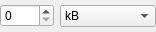
<?xml version="1.0" encoding="UTF-8"?>
<ui version="4.0">
 <class>MemoryEditor</class>
 <widget class="QWidget" name="MemoryEditor">
  <property name="geometry">
   <rect>
    <x>0</x>
    <y>0</y>
    <width>156</width>
    <height>32</height>
   </rect>
  </property>
  <property name="windowTitle">
   <string>Form</string>
  </property>
  <layout class="QHBoxLayout" name="horizontalLayout" stretch="0,1">
   <property name="leftMargin">
    <number>0</number>
   </property>
   <property name="topMargin">
    <number>0</number>
   </property>
   <property name="rightMargin">
    <number>0</number>
   </property>
   <property name="bottomMargin">
    <number>0</number>
   </property>
   <item>
    <widget class="QSpinBox" name="spinner">
     <property name="maximum">
      <number>1000</number>
     </property>
    </widget>
   </item>
   <item>
    <widget class="QComboBox" name="combo">
     <item>
      <property name="text">
       <string>kB</string>
      </property>
     </item>
     <item>
      <property name="text">
       <string>MB</string>
      </property>
     </item>
     <item>
      <property name="text">
       <string>GB</string>
      </property>
     </item>
     <item>
      <property name="text">
       <string>TB</string>
      </property>
     </item>
    </widget>
   </item>
  </layout>
 </widget>
 <resources/>
 <connections/>
</ui>
